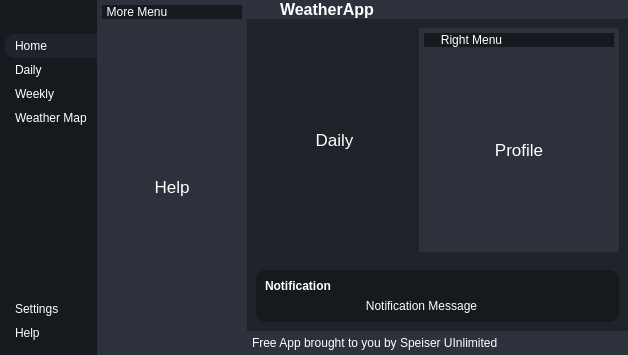
<?xml version="1.0" encoding="UTF-8"?>
<ui version="4.0">
 <class>MainWindow</class>
 <widget class="QMainWindow" name="MainWindow">
  <property name="geometry">
   <rect>
    <x>0</x>
    <y>0</y>
    <width>628</width>
    <height>355</height>
   </rect>
  </property>
  <property name="windowTitle">
   <string>Widget</string>
  </property>
  <property name="styleSheet">
   <string notr="true">* {
	border: none;
	background-color: transparent;
	background: transparent;
	padding: 0;
	margin: 0;
	color: #fff;
}
#centralwidget {
    background-color: #1f232a;
}
#leftMenuSubContainer{
	background-color: #16191d;
}
#leftMenuSubContainer QPushButton {
    text-align: left;
    padding: 5px 10px;
    border-top-left-radius: 10px;
    border-bottom-left-radius: 10px;
}
#centerMenuSubContainer, #rightMenuSubContainer {
    background-color: #2c313c;
}
#frame_4, #frame_8, #popupNotificationSubContainer {
	background-color: #16191d;
	border-radius: 10px;
}
#headerContainer, #footerContainer {
	 background-color: #2c313c;
}</string>
  </property>
  <widget class="QWidget" name="centralwidget">
   <property name="styleSheet">
    <string notr="true"/>
   </property>
   <layout class="QHBoxLayout" name="horizontalLayout_3">
    <property name="spacing">
     <number>0</number>
    </property>
    <property name="leftMargin">
     <number>0</number>
    </property>
    <property name="topMargin">
     <number>0</number>
    </property>
    <property name="rightMargin">
     <number>0</number>
    </property>
    <property name="bottomMargin">
     <number>0</number>
    </property>
    <item alignment="Qt::AlignLeft">
     <widget class="QWidget" name="leftMenuContainer" native="true">
      <layout class="QVBoxLayout" name="verticalLayout">
       <property name="spacing">
        <number>0</number>
       </property>
       <property name="leftMargin">
        <number>0</number>
       </property>
       <property name="topMargin">
        <number>0</number>
       </property>
       <property name="rightMargin">
        <number>0</number>
       </property>
       <property name="bottomMargin">
        <number>0</number>
       </property>
       <item alignment="Qt::AlignLeft">
        <widget class="QWidget" name="leftMenuSubContainer" native="true">
         <property name="styleSheet">
          <string notr="true"/>
         </property>
         <layout class="QVBoxLayout" name="verticalLayout_2">
          <property name="spacing">
           <number>0</number>
          </property>
          <property name="leftMargin">
           <number>5</number>
          </property>
          <property name="topMargin">
           <number>0</number>
          </property>
          <property name="rightMargin">
           <number>0</number>
          </property>
          <property name="bottomMargin">
           <number>0</number>
          </property>
          <item alignment="Qt::AlignTop">
           <widget class="QFrame" name="frame">
            <property name="frameShape">
             <enum>QFrame::StyledPanel</enum>
            </property>
            <property name="frameShadow">
             <enum>QFrame::Raised</enum>
            </property>
            <layout class="QHBoxLayout" name="horizontalLayout">
             <property name="spacing">
              <number>0</number>
             </property>
             <property name="leftMargin">
              <number>0</number>
             </property>
             <property name="topMargin">
              <number>0</number>
             </property>
             <property name="rightMargin">
              <number>0</number>
             </property>
             <property name="bottomMargin">
              <number>0</number>
             </property>
             <item>
              <widget class="QPushButton" name="menuButton">
               <property name="toolTip">
                <string>Menu</string>
               </property>
               <property name="styleSheet">
                <string notr="true"/>
               </property>
               <property name="text">
                <string/>
               </property>
               <property name="icon">
                <iconset resource="resources.qrc">
                 <normaloff>:/icons/align-justify.svg</normaloff>:/icons/align-justify.svg</iconset>
               </property>
               <property name="iconSize">
                <size>
                 <width>24</width>
                 <height>24</height>
                </size>
               </property>
              </widget>
             </item>
            </layout>
           </widget>
          </item>
          <item alignment="Qt::AlignTop">
           <widget class="QFrame" name="frame_2">
            <property name="sizePolicy">
             <sizepolicy hsizetype="Preferred" vsizetype="Preferred">
              <horstretch>0</horstretch>
              <verstretch>0</verstretch>
             </sizepolicy>
            </property>
            <property name="frameShape">
             <enum>QFrame::StyledPanel</enum>
            </property>
            <property name="frameShadow">
             <enum>QFrame::Raised</enum>
            </property>
            <layout class="QVBoxLayout" name="verticalLayout_4">
             <property name="spacing">
              <number>0</number>
             </property>
             <property name="leftMargin">
              <number>0</number>
             </property>
             <property name="topMargin">
              <number>10</number>
             </property>
             <property name="rightMargin">
              <number>0</number>
             </property>
             <property name="bottomMargin">
              <number>10</number>
             </property>
             <item>
              <widget class="QPushButton" name="homeButton_2">
               <property name="toolTip">
                <string>Home</string>
               </property>
               <property name="styleSheet">
                <string notr="true">background-color: #1f232a;</string>
               </property>
               <property name="text">
                <string>Home</string>
               </property>
               <property name="icon">
                <iconset resource="resources.qrc">
                 <normaloff>:/icons/home.svg</normaloff>:/icons/home.svg</iconset>
               </property>
               <property name="iconSize">
                <size>
                 <width>24</width>
                 <height>24</height>
                </size>
               </property>
              </widget>
             </item>
             <item>
              <widget class="QPushButton" name="dailyButton">
               <property name="toolTip">
                <string>Daily Weather Forcast</string>
               </property>
               <property name="styleSheet">
                <string notr="true"/>
               </property>
               <property name="text">
                <string>Daily</string>
               </property>
               <property name="icon">
                <iconset resource="resources.qrc">
                 <normaloff>:/icons/sun.svg</normaloff>:/icons/sun.svg</iconset>
               </property>
               <property name="iconSize">
                <size>
                 <width>24</width>
                 <height>24</height>
                </size>
               </property>
              </widget>
             </item>
             <item>
              <widget class="QPushButton" name="weeklyButton">
               <property name="toolTip">
                <string>Weekly Weather Forcast</string>
               </property>
               <property name="styleSheet">
                <string notr="true"/>
               </property>
               <property name="text">
                <string>Weekly</string>
               </property>
               <property name="icon">
                <iconset resource="resources.qrc">
                 <normaloff>:/icons/umbrella.svg</normaloff>:/icons/umbrella.svg</iconset>
               </property>
               <property name="iconSize">
                <size>
                 <width>24</width>
                 <height>24</height>
                </size>
               </property>
              </widget>
             </item>
             <item>
              <widget class="QPushButton" name="weatherMapButton">
               <property name="toolTip">
                <string>Weather Map</string>
               </property>
               <property name="styleSheet">
                <string notr="true"/>
               </property>
               <property name="text">
                <string>Weather Map</string>
               </property>
               <property name="icon">
                <iconset resource="resources.qrc">
                 <normaloff>:/icons/map.svg</normaloff>:/icons/map.svg</iconset>
               </property>
               <property name="iconSize">
                <size>
                 <width>24</width>
                 <height>24</height>
                </size>
               </property>
              </widget>
             </item>
            </layout>
           </widget>
          </item>
          <item>
           <spacer name="verticalSpacer">
            <property name="orientation">
             <enum>Qt::Vertical</enum>
            </property>
            <property name="sizeHint" stdset="0">
             <size>
              <width>20</width>
              <height>40</height>
             </size>
            </property>
           </spacer>
          </item>
          <item alignment="Qt::AlignBottom">
           <widget class="QFrame" name="frame_3">
            <property name="frameShape">
             <enum>QFrame::StyledPanel</enum>
            </property>
            <property name="frameShadow">
             <enum>QFrame::Raised</enum>
            </property>
            <layout class="QVBoxLayout" name="verticalLayout_3">
             <property name="spacing">
              <number>0</number>
             </property>
             <property name="leftMargin">
              <number>0</number>
             </property>
             <property name="topMargin">
              <number>10</number>
             </property>
             <property name="rightMargin">
              <number>0</number>
             </property>
             <property name="bottomMargin">
              <number>10</number>
             </property>
             <item>
              <widget class="QPushButton" name="settingsButton">
               <property name="toolTip">
                <string>Settings</string>
               </property>
               <property name="styleSheet">
                <string notr="true"/>
               </property>
               <property name="text">
                <string>Settings</string>
               </property>
               <property name="icon">
                <iconset resource="resources.qrc">
                 <normaloff>:/icons/settings.svg</normaloff>:/icons/settings.svg</iconset>
               </property>
               <property name="iconSize">
                <size>
                 <width>24</width>
                 <height>24</height>
                </size>
               </property>
              </widget>
             </item>
             <item>
              <widget class="QPushButton" name="helpButton">
               <property name="toolTip">
                <string>Get More Help</string>
               </property>
               <property name="styleSheet">
                <string notr="true"/>
               </property>
               <property name="text">
                <string>Help</string>
               </property>
               <property name="icon">
                <iconset resource="resources.qrc">
                 <normaloff>:/icons/help-circle.svg</normaloff>:/icons/help-circle.svg</iconset>
               </property>
               <property name="iconSize">
                <size>
                 <width>24</width>
                 <height>24</height>
                </size>
               </property>
              </widget>
             </item>
            </layout>
           </widget>
          </item>
         </layout>
        </widget>
       </item>
      </layout>
     </widget>
    </item>
    <item>
     <widget class="QWidget" name="centerMenuContainer" native="true">
      <property name="minimumSize">
       <size>
        <width>150</width>
        <height>0</height>
       </size>
      </property>
      <layout class="QVBoxLayout" name="verticalLayout_5">
       <property name="spacing">
        <number>0</number>
       </property>
       <property name="leftMargin">
        <number>0</number>
       </property>
       <property name="topMargin">
        <number>0</number>
       </property>
       <property name="rightMargin">
        <number>0</number>
       </property>
       <property name="bottomMargin">
        <number>0</number>
       </property>
       <item alignment="Qt::AlignLeft">
        <widget class="QWidget" name="centerMenuSubContainer" native="true">
         <property name="minimumSize">
          <size>
           <width>150</width>
           <height>0</height>
          </size>
         </property>
         <layout class="QVBoxLayout" name="verticalLayout_6">
          <property name="spacing">
           <number>5</number>
          </property>
          <property name="leftMargin">
           <number>5</number>
          </property>
          <property name="topMargin">
           <number>5</number>
          </property>
          <property name="rightMargin">
           <number>5</number>
          </property>
          <property name="bottomMargin">
           <number>5</number>
          </property>
          <item alignment="Qt::AlignTop">
           <widget class="QFrame" name="frame_4">
            <property name="frameShape">
             <enum>QFrame::StyledPanel</enum>
            </property>
            <property name="frameShadow">
             <enum>QFrame::Raised</enum>
            </property>
            <layout class="QHBoxLayout" name="horizontalLayout_4">
             <property name="spacing">
              <number>0</number>
             </property>
             <property name="leftMargin">
              <number>0</number>
             </property>
             <property name="topMargin">
              <number>0</number>
             </property>
             <property name="rightMargin">
              <number>0</number>
             </property>
             <property name="bottomMargin">
              <number>0</number>
             </property>
             <item>
              <widget class="QLabel" name="label">
               <property name="text">
                <string>More Menu</string>
               </property>
               <property name="alignment">
                <set>Qt::AlignCenter</set>
               </property>
              </widget>
             </item>
             <item alignment="Qt::AlignRight">
              <widget class="QPushButton" name="pushButton">
               <property name="toolTip">
                <string>Close Menu</string>
               </property>
               <property name="text">
                <string/>
               </property>
               <property name="icon">
                <iconset resource="resources.qrc">
                 <normaloff>:/icons/x-circle.svg</normaloff>:/icons/x-circle.svg</iconset>
               </property>
               <property name="iconSize">
                <size>
                 <width>24</width>
                 <height>24</height>
                </size>
               </property>
              </widget>
             </item>
            </layout>
           </widget>
          </item>
          <item>
           <widget class="QStackedWidget" name="stackedWidget">
            <property name="sizePolicy">
             <sizepolicy hsizetype="Preferred" vsizetype="Preferred">
              <horstretch>0</horstretch>
              <verstretch>0</verstretch>
             </sizepolicy>
            </property>
            <property name="minimumSize">
             <size>
              <width>0</width>
              <height>0</height>
             </size>
            </property>
            <property name="currentIndex">
             <number>1</number>
            </property>
            <widget class="QWidget" name="page">
             <layout class="QVBoxLayout" name="verticalLayout_7">
              <item>
               <widget class="QLabel" name="label_2">
                <property name="font">
                 <font>
                  <pointsize>13</pointsize>
                 </font>
                </property>
                <property name="text">
                 <string>Settings</string>
                </property>
                <property name="alignment">
                 <set>Qt::AlignCenter</set>
                </property>
               </widget>
              </item>
             </layout>
            </widget>
            <widget class="QWidget" name="page_2">
             <layout class="QVBoxLayout" name="verticalLayout_8">
              <item>
               <widget class="QLabel" name="label_3">
                <property name="sizePolicy">
                 <sizepolicy hsizetype="Preferred" vsizetype="Preferred">
                  <horstretch>0</horstretch>
                  <verstretch>0</verstretch>
                 </sizepolicy>
                </property>
                <property name="font">
                 <font>
                  <pointsize>13</pointsize>
                 </font>
                </property>
                <property name="text">
                 <string>Help</string>
                </property>
                <property name="alignment">
                 <set>Qt::AlignCenter</set>
                </property>
               </widget>
              </item>
             </layout>
            </widget>
           </widget>
          </item>
         </layout>
        </widget>
       </item>
      </layout>
     </widget>
    </item>
    <item>
     <widget class="QWidget" name="mainBodyContainer" native="true">
      <property name="sizePolicy">
       <sizepolicy hsizetype="Expanding" vsizetype="Preferred">
        <horstretch>0</horstretch>
        <verstretch>0</verstretch>
       </sizepolicy>
      </property>
      <property name="styleSheet">
       <string notr="true"/>
      </property>
      <layout class="QVBoxLayout" name="verticalLayout_9">
       <property name="spacing">
        <number>0</number>
       </property>
       <property name="leftMargin">
        <number>0</number>
       </property>
       <property name="topMargin">
        <number>0</number>
       </property>
       <property name="rightMargin">
        <number>0</number>
       </property>
       <property name="bottomMargin">
        <number>0</number>
       </property>
       <item alignment="Qt::AlignTop">
        <widget class="QWidget" name="headerContainer" native="true">
         <property name="styleSheet">
          <string notr="true"/>
         </property>
         <layout class="QHBoxLayout" name="horizontalLayout_5">
          <property name="spacing">
           <number>0</number>
          </property>
          <property name="leftMargin">
           <number>0</number>
          </property>
          <property name="topMargin">
           <number>0</number>
          </property>
          <property name="rightMargin">
           <number>0</number>
          </property>
          <property name="bottomMargin">
           <number>0</number>
          </property>
          <item>
           <widget class="QFrame" name="frame_5">
            <property name="frameShape">
             <enum>QFrame::StyledPanel</enum>
            </property>
            <property name="frameShadow">
             <enum>QFrame::Raised</enum>
            </property>
            <layout class="QHBoxLayout" name="horizontalLayout_7">
             <property name="spacing">
              <number>6</number>
             </property>
             <property name="leftMargin">
              <number>0</number>
             </property>
             <property name="topMargin">
              <number>0</number>
             </property>
             <property name="rightMargin">
              <number>0</number>
             </property>
             <property name="bottomMargin">
              <number>0</number>
             </property>
             <item>
              <widget class="QLabel" name="label_4">
               <property name="maximumSize">
                <size>
                 <width>30</width>
                 <height>30</height>
                </size>
               </property>
               <property name="text">
                <string/>
               </property>
               <property name="pixmap">
                <pixmap resource="resources.qrc">:/Images/speiserunlimited.png</pixmap>
               </property>
               <property name="scaledContents">
                <bool>true</bool>
               </property>
              </widget>
             </item>
             <item>
              <widget class="QLabel" name="label_5">
               <property name="font">
                <font>
                 <pointsize>12</pointsize>
                 <bold>true</bold>
                </font>
               </property>
               <property name="text">
                <string>WeatherApp</string>
               </property>
              </widget>
             </item>
            </layout>
           </widget>
          </item>
          <item alignment="Qt::AlignHCenter">
           <widget class="QFrame" name="frame_6">
            <property name="frameShape">
             <enum>QFrame::StyledPanel</enum>
            </property>
            <property name="frameShadow">
             <enum>QFrame::Raised</enum>
            </property>
            <layout class="QHBoxLayout" name="horizontalLayout_6">
             <property name="spacing">
              <number>6</number>
             </property>
             <property name="leftMargin">
              <number>0</number>
             </property>
             <property name="topMargin">
              <number>0</number>
             </property>
             <property name="rightMargin">
              <number>0</number>
             </property>
             <property name="bottomMargin">
              <number>0</number>
             </property>
             <item>
              <widget class="QPushButton" name="pushButton_6">
               <property name="toolTip">
                <string>More</string>
               </property>
               <property name="text">
                <string/>
               </property>
               <property name="icon">
                <iconset resource="resources.qrc">
                 <normaloff>:/icons/more-horizontal.svg</normaloff>:/icons/more-horizontal.svg</iconset>
               </property>
              </widget>
             </item>
             <item>
              <widget class="QPushButton" name="pushButton_5">
               <property name="toolTip">
                <string>Profile</string>
               </property>
               <property name="text">
                <string/>
               </property>
               <property name="icon">
                <iconset resource="resources.qrc">
                 <normaloff>:/icons/user.svg</normaloff>:/icons/user.svg</iconset>
               </property>
               <property name="iconSize">
                <size>
                 <width>12</width>
                 <height>12</height>
                </size>
               </property>
              </widget>
             </item>
            </layout>
           </widget>
          </item>
          <item alignment="Qt::AlignRight">
           <widget class="QFrame" name="frame_7">
            <property name="frameShape">
             <enum>QFrame::StyledPanel</enum>
            </property>
            <property name="frameShadow">
             <enum>QFrame::Raised</enum>
            </property>
            <layout class="QHBoxLayout" name="horizontalLayout_2">
             <property name="spacing">
              <number>6</number>
             </property>
             <property name="leftMargin">
              <number>0</number>
             </property>
             <property name="topMargin">
              <number>0</number>
             </property>
             <property name="rightMargin">
              <number>0</number>
             </property>
             <property name="bottomMargin">
              <number>0</number>
             </property>
             <item>
              <widget class="QPushButton" name="minimizeButton">
               <property name="toolTip">
                <string>Minimize Window</string>
               </property>
               <property name="text">
                <string/>
               </property>
               <property name="icon">
                <iconset resource="resources.qrc">
                 <normaloff>:/icons/minus.svg</normaloff>:/icons/minus.svg</iconset>
               </property>
               <property name="iconSize">
                <size>
                 <width>12</width>
                 <height>12</height>
                </size>
               </property>
              </widget>
             </item>
             <item>
              <widget class="QPushButton" name="restoreButton">
               <property name="toolTip">
                <string>Restore Window</string>
               </property>
               <property name="text">
                <string/>
               </property>
               <property name="icon">
                <iconset resource="resources.qrc">
                 <normaloff>:/icons/square.svg</normaloff>:/icons/square.svg</iconset>
               </property>
               <property name="iconSize">
                <size>
                 <width>12</width>
                 <height>12</height>
                </size>
               </property>
              </widget>
             </item>
             <item>
              <widget class="QPushButton" name="closeButton">
               <property name="toolTip">
                <string>Close Window</string>
               </property>
               <property name="text">
                <string/>
               </property>
               <property name="icon">
                <iconset resource="resources.qrc">
                 <normaloff>:/icons/x.svg</normaloff>:/icons/x.svg</iconset>
               </property>
               <property name="iconSize">
                <size>
                 <width>12</width>
                 <height>12</height>
                </size>
               </property>
              </widget>
             </item>
            </layout>
           </widget>
          </item>
         </layout>
        </widget>
       </item>
       <item>
        <widget class="QWidget" name="mainBodyContent" native="true">
         <property name="sizePolicy">
          <sizepolicy hsizetype="Preferred" vsizetype="Expanding">
           <horstretch>0</horstretch>
           <verstretch>0</verstretch>
          </sizepolicy>
         </property>
         <layout class="QHBoxLayout" name="horizontalLayout_8">
          <item>
           <widget class="QWidget" name="mainContentContainer" native="true">
            <layout class="QVBoxLayout" name="verticalLayout_14">
             <item>
              <widget class="QStackedWidget" name="stackedWidget_3">
               <widget class="QWidget" name="page_5">
                <layout class="QVBoxLayout" name="verticalLayout_16">
                 <item>
                  <widget class="QLabel" name="label_10">
                   <property name="font">
                    <font>
                     <pointsize>13</pointsize>
                    </font>
                   </property>
                   <property name="text">
                    <string>Daily</string>
                   </property>
                   <property name="alignment">
                    <set>Qt::AlignCenter</set>
                   </property>
                  </widget>
                 </item>
                </layout>
               </widget>
               <widget class="QWidget" name="page_6">
                <layout class="QVBoxLayout" name="verticalLayout_15">
                 <item>
                  <widget class="QLabel" name="label_9">
                   <property name="font">
                    <font>
                     <pointsize>13</pointsize>
                    </font>
                   </property>
                   <property name="text">
                    <string>Home</string>
                   </property>
                   <property name="alignment">
                    <set>Qt::AlignCenter</set>
                   </property>
                  </widget>
                 </item>
                </layout>
               </widget>
               <widget class="QWidget" name="page_7">
                <layout class="QVBoxLayout" name="verticalLayout_18">
                 <item>
                  <widget class="QLabel" name="label_11">
                   <property name="font">
                    <font>
                     <pointsize>13</pointsize>
                    </font>
                   </property>
                   <property name="text">
                    <string>Weekly</string>
                   </property>
                   <property name="alignment">
                    <set>Qt::AlignCenter</set>
                   </property>
                  </widget>
                 </item>
                </layout>
               </widget>
               <widget class="QWidget" name="page_8">
                <layout class="QVBoxLayout" name="verticalLayout_17">
                 <item>
                  <widget class="QLabel" name="label_12">
                   <property name="font">
                    <font>
                     <pointsize>13</pointsize>
                    </font>
                   </property>
                   <property name="text">
                    <string>Weather Map</string>
                   </property>
                   <property name="alignment">
                    <set>Qt::AlignCenter</set>
                   </property>
                  </widget>
                 </item>
                </layout>
               </widget>
              </widget>
             </item>
            </layout>
           </widget>
          </item>
          <item alignment="Qt::AlignRight">
           <widget class="QWidget" name="rightMenuContainer" native="true">
            <property name="minimumSize">
             <size>
              <width>200</width>
              <height>0</height>
             </size>
            </property>
            <layout class="QVBoxLayout" name="verticalLayout_10">
             <property name="spacing">
              <number>0</number>
             </property>
             <property name="leftMargin">
              <number>0</number>
             </property>
             <property name="topMargin">
              <number>0</number>
             </property>
             <property name="rightMargin">
              <number>0</number>
             </property>
             <property name="bottomMargin">
              <number>0</number>
             </property>
             <item>
              <widget class="QWidget" name="rightMenuSubContainer" native="true">
               <property name="minimumSize">
                <size>
                 <width>200</width>
                 <height>0</height>
                </size>
               </property>
               <property name="styleSheet">
                <string notr="true"/>
               </property>
               <layout class="QVBoxLayout" name="verticalLayout_11">
                <property name="spacing">
                 <number>5</number>
                </property>
                <property name="leftMargin">
                 <number>5</number>
                </property>
                <property name="topMargin">
                 <number>5</number>
                </property>
                <property name="rightMargin">
                 <number>5</number>
                </property>
                <property name="bottomMargin">
                 <number>5</number>
                </property>
                <item alignment="Qt::AlignTop">
                 <widget class="QFrame" name="frame_8">
                  <property name="styleSheet">
                   <string notr="true"/>
                  </property>
                  <property name="frameShape">
                   <enum>QFrame::StyledPanel</enum>
                  </property>
                  <property name="frameShadow">
                   <enum>QFrame::Raised</enum>
                  </property>
                  <layout class="QHBoxLayout" name="horizontalLayout_9">
                   <property name="spacing">
                    <number>0</number>
                   </property>
                   <property name="leftMargin">
                    <number>0</number>
                   </property>
                   <property name="topMargin">
                    <number>0</number>
                   </property>
                   <property name="rightMargin">
                    <number>0</number>
                   </property>
                   <property name="bottomMargin">
                    <number>0</number>
                   </property>
                   <item alignment="Qt::AlignVCenter">
                    <widget class="QLabel" name="label_6">
                     <property name="text">
                      <string>Right Menu</string>
                     </property>
                     <property name="alignment">
                      <set>Qt::AlignCenter</set>
                     </property>
                    </widget>
                   </item>
                   <item alignment="Qt::AlignRight|Qt::AlignTop">
                    <widget class="QPushButton" name="pushButton_7">
                     <property name="toolTip">
                      <string>Close Menu</string>
                     </property>
                     <property name="text">
                      <string/>
                     </property>
                     <property name="icon">
                      <iconset resource="resources.qrc">
                       <normaloff>:/icons/x-circle.svg</normaloff>:/icons/x-circle.svg</iconset>
                     </property>
                     <property name="iconSize">
                      <size>
                       <width>24</width>
                       <height>24</height>
                      </size>
                     </property>
                    </widget>
                   </item>
                  </layout>
                 </widget>
                </item>
                <item>
                 <widget class="QStackedWidget" name="stackedWidget_2">
                  <widget class="QWidget" name="page_3">
                   <layout class="QVBoxLayout" name="verticalLayout_12">
                    <item>
                     <widget class="QLabel" name="label_7">
                      <property name="font">
                       <font>
                        <pointsize>13</pointsize>
                       </font>
                      </property>
                      <property name="text">
                       <string>Profile</string>
                      </property>
                      <property name="alignment">
                       <set>Qt::AlignCenter</set>
                      </property>
                     </widget>
                    </item>
                   </layout>
                  </widget>
                  <widget class="QWidget" name="page_4">
                   <layout class="QVBoxLayout" name="verticalLayout_13">
                    <item>
                     <widget class="QLabel" name="label_8">
                      <property name="font">
                       <font>
                        <pointsize>13</pointsize>
                       </font>
                      </property>
                      <property name="text">
                       <string>More...</string>
                      </property>
                      <property name="alignment">
                       <set>Qt::AlignCenter</set>
                      </property>
                     </widget>
                    </item>
                   </layout>
                  </widget>
                 </widget>
                </item>
               </layout>
              </widget>
             </item>
            </layout>
           </widget>
          </item>
         </layout>
        </widget>
       </item>
       <item>
        <widget class="QWidget" name="popupNotificationContainer" native="true">
         <layout class="QVBoxLayout" name="verticalLayout_19">
          <item>
           <widget class="QWidget" name="popupNotificationSubContainer" native="true">
            <layout class="QVBoxLayout" name="verticalLayout_20">
             <item>
              <widget class="QLabel" name="label_14">
               <property name="font">
                <font>
                 <bold>true</bold>
                </font>
               </property>
               <property name="text">
                <string>Notification</string>
               </property>
              </widget>
             </item>
             <item>
              <widget class="QFrame" name="frame_9">
               <property name="frameShape">
                <enum>QFrame::StyledPanel</enum>
               </property>
               <property name="frameShadow">
                <enum>QFrame::Raised</enum>
               </property>
               <layout class="QHBoxLayout" name="horizontalLayout_10">
                <property name="spacing">
                 <number>0</number>
                </property>
                <property name="leftMargin">
                 <number>0</number>
                </property>
                <property name="topMargin">
                 <number>0</number>
                </property>
                <property name="rightMargin">
                 <number>0</number>
                </property>
                <property name="bottomMargin">
                 <number>0</number>
                </property>
                <item>
                 <widget class="QLabel" name="label_13">
                  <property name="sizePolicy">
                   <sizepolicy hsizetype="Expanding" vsizetype="Preferred">
                    <horstretch>0</horstretch>
                    <verstretch>0</verstretch>
                   </sizepolicy>
                  </property>
                  <property name="toolTipDuration">
                   <number>-1</number>
                  </property>
                  <property name="text">
                   <string>Notification Message</string>
                  </property>
                  <property name="alignment">
                   <set>Qt::AlignCenter</set>
                  </property>
                 </widget>
                </item>
                <item alignment="Qt::AlignRight">
                 <widget class="QPushButton" name="pushButton_8">
                  <property name="toolTip">
                   <string>Close Notification</string>
                  </property>
                  <property name="text">
                   <string/>
                  </property>
                  <property name="icon">
                   <iconset resource="resources.qrc">
                    <normaloff>:/icons/x-circle.svg</normaloff>:/icons/x-circle.svg</iconset>
                  </property>
                  <property name="iconSize">
                   <size>
                    <width>24</width>
                    <height>24</height>
                   </size>
                  </property>
                 </widget>
                </item>
               </layout>
              </widget>
             </item>
            </layout>
           </widget>
          </item>
         </layout>
        </widget>
       </item>
       <item>
        <widget class="QWidget" name="footerContainer" native="true">
         <property name="sizePolicy">
          <sizepolicy hsizetype="Preferred" vsizetype="Preferred">
           <horstretch>0</horstretch>
           <verstretch>0</verstretch>
          </sizepolicy>
         </property>
         <layout class="QHBoxLayout" name="horizontalLayout_11">
          <property name="spacing">
           <number>5</number>
          </property>
          <property name="leftMargin">
           <number>5</number>
          </property>
          <property name="topMargin">
           <number>5</number>
          </property>
          <property name="rightMargin">
           <number>5</number>
          </property>
          <property name="bottomMargin">
           <number>5</number>
          </property>
          <item>
           <widget class="QFrame" name="frame_10">
            <property name="frameShape">
             <enum>QFrame::StyledPanel</enum>
            </property>
            <property name="frameShadow">
             <enum>QFrame::Raised</enum>
            </property>
            <layout class="QHBoxLayout" name="horizontalLayout_12">
             <property name="spacing">
              <number>0</number>
             </property>
             <property name="leftMargin">
              <number>0</number>
             </property>
             <property name="topMargin">
              <number>0</number>
             </property>
             <property name="rightMargin">
              <number>0</number>
             </property>
             <property name="bottomMargin">
              <number>0</number>
             </property>
             <item>
              <widget class="QLabel" name="label_15">
               <property name="text">
                <string>Free App brought to you by Speiser UInlimited</string>
               </property>
              </widget>
             </item>
            </layout>
           </widget>
          </item>
          <item>
           <widget class="QFrame" name="sizeGrip">
            <property name="minimumSize">
             <size>
              <width>10</width>
              <height>10</height>
             </size>
            </property>
            <property name="maximumSize">
             <size>
              <width>10</width>
              <height>10</height>
             </size>
            </property>
            <property name="frameShape">
             <enum>QFrame::StyledPanel</enum>
            </property>
            <property name="frameShadow">
             <enum>QFrame::Raised</enum>
            </property>
           </widget>
          </item>
         </layout>
        </widget>
       </item>
      </layout>
     </widget>
    </item>
   </layout>
  </widget>
 </widget>
 <resources>
  <include location="resources.qrc"/>
 </resources>
 <connections/>
</ui>
